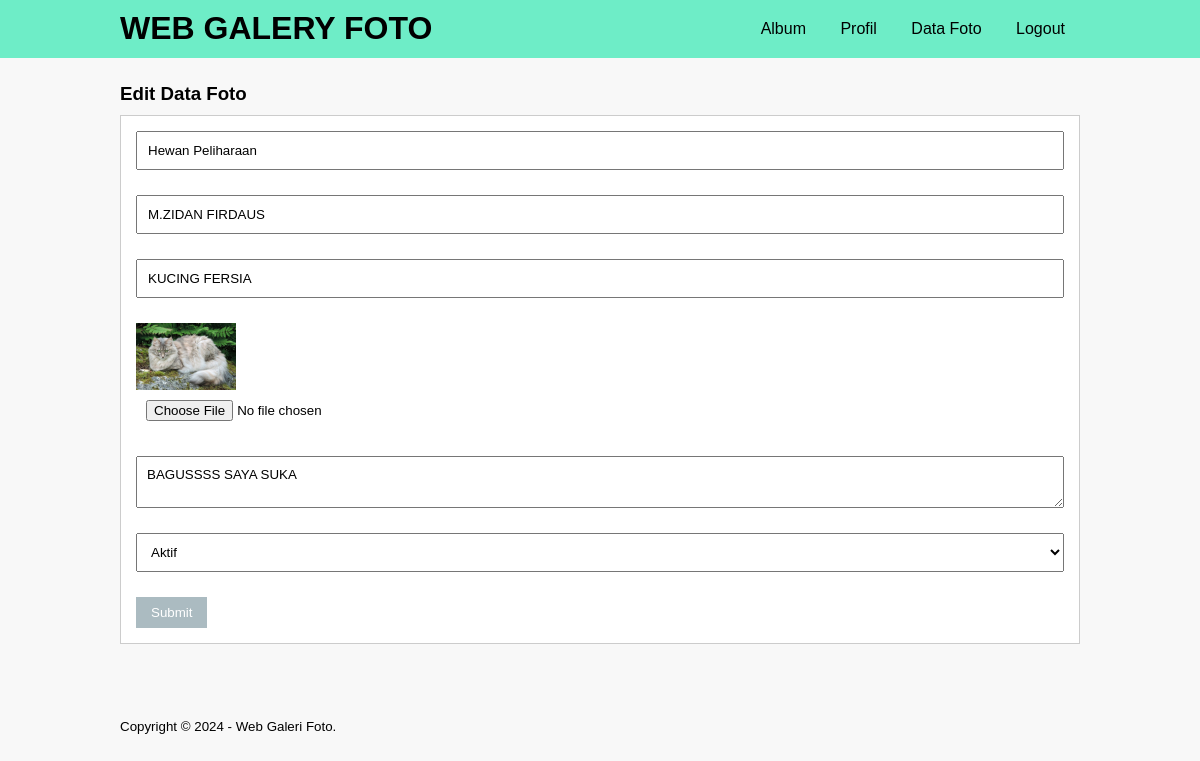
The page /edit-image.php?id=43 (signed in) on the database its author committed.
### tables this page shows
CREATE TABLE `tb_image` (
  `image_id` int(11) NOT NULL,
  `category_id` int(11) NOT NULL,
  `category_name` varchar(100) NOT NULL,
  `admin_id` int(11) NOT NULL,
  `admin_name` varchar(100) NOT NULL,
  `image_name` varchar(100) NOT NULL,
  `image_description` text NOT NULL,
  `image` varchar(100) NOT NULL,
  `image_status` tinyint(1) NOT NULL,
  `date_created` timestamp NOT NULL DEFAULT CURRENT_TIMESTAMP ON UPDATE CURRENT_TIMESTAMP
);

### edit-image.php (the view, shortened to what this page needs)
<?php
	include 'db.php';
	$produk = mysqli_query($conn, "SELECT * FROM  tb_image WHERE image_id = '".$_GET['id']."'");
	$p = mysqli_fetch_object($produk);
?>
<!DOCTYPE html PUBLIC "-//W3C//DTD XHTML 1.0 Transitional//EN" "http://www.w3.org/TR/xhtml1/DTD/xhtml1-transitional.dtd">
<html xmlns="http://www.w3.org/1999/xhtml">
<head>
<link rel="stylesheet" type="text/css" href="css/style.css">
</head>
<body>
     <header>
        <div class="container">
        <h1><a href="dashboard.php">WEB GALERY FOTO</a></h1>
        <ul>
           <li><a href="dashboard.php">Album</a></li>
           <li><a href="profil.php">Profil</a></li>
           <li><a href="data-image.php">Data Foto</a></li>
           <li><a href="Keluar.php">Logout</a></li>
        </ul>
        </div>
    </header>
    <div class="section">
        <div class="container">
            <h3>Edit Data Foto</h3>
            <div class="box">
    <form action="" method="POST" enctype="multipart/form-data">
            <input type="text" name="kategori" class="input-control" placeholder="Kategori Foto" value="<?php echo $p->category_name ?>" readonly="readonly">
            <input type="text" name="namauser" class="input-control" placeholder="Nama User" value="<?php echo $p->admin_name ?>" readonly="readonly">
            <input type="text" name="nama" class="input-control" placeholder="Nama Foto" value="<?php echo $p->image_name ?>" required>
                   <img src="foto/<?php echo $p->image ?>" width="100px" />
                   <input type="file" name="gambar" class="input-control">
                   <textarea class="input-control" name="deskripsi" placeholder="Deskripsi"><?php echo $p->image_description ?></textarea><br />
                   <select class="input-control" name="status">
                       <option value="1" <?php echo ($p->image_status == 1)? 'selected':''; ?>>Aktif</option>
                   </select>
                   <input type="submit" name="submit" value="Submit" class="btn">
               </form>
        </div>
        </div>
    </div>
     <footer>
        <div class="container">
            <small>Copyright &copy; 2024 - Web Galeri Foto.</small>
        </div>
    </footer>
</body>
</html>

### css/style.css (style rules this page uses)
* { padding:0; margin:0; font-family:'Quicksand', sans-serif; }
body { background-color:#f8f8f8; }
a { color: inherit; text-decoration:none; }
.input-control { width:100%; padding:10px; margin-bottom:25px; box-sizing:border-box; }
.btn { padding:8px 15px; background-color:#abbbc1; color:#FFF; border:none; cursor: pointer; }
header { background-color:#6eedc7; }
header h1 { float:left; padding:10px 0; }
header ul { float:right; }
header ul li { display:inline-block; }
header ul li a { padding:20px 15px 20px 15px; display: inline-block; }
footer { padding:25px 0; }
.container { width: 80%; margin: 0 auto; }
.container:after { content:''; display: block; clear:both; }
.section { padding:25px 0; }
.box { background-color:#ffffff; border:1px solid #ccc; padding:15px; box-sizing: border-box; margin:10px 0 25px 0; }
.box:after { content: ''; display: block; clear: both; }

### rows shown on the page
tb_image: kategori "Hewan Peliharaan", namauser "M.ZIDAN FIRDAUS", nama "KUCING FERSIA", image (picture), deskripsi "BAGUSSSS SAYA SUKA", status "Aktif"
